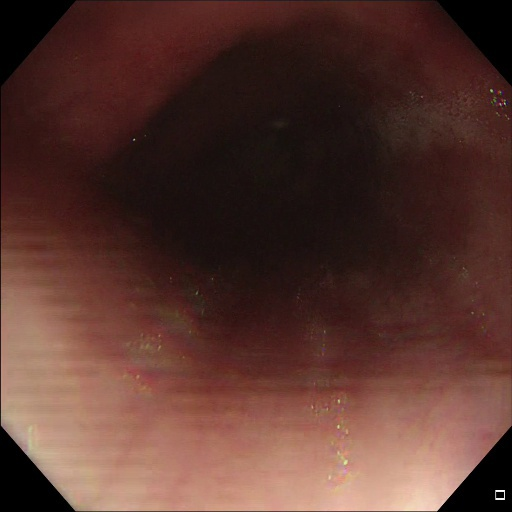
#> input picture Prueba/NO/1772_A_M62_00166.jpg, 512 x 512 px; its folder holds only this picture in this run
$ python cutNoRE.py   (older library calls are emulated)
#> lines starting #> are read from the running program, lines starting #| are printed output that depends on the picture; after the words box and inside, x2 and y2 are one past the last pixel; in counts of white or black regions, pixels touching at a corner belong together
### CutDM/rOI.py
# -*- coding: utf-8 -*-
"""
Created on Wed Jul 31 10:22:47 2019

@author: Nataly
"""
import cv2
import numpy as np
def ROI(ima):


    imA=cv2.cvtColor(ima,cv2.COLOR_RGB2XYZ)
    I,I,II=cv2.split(imA)

    ta=II.shape
    ta=list(ta)
    #plt.imshow(II, cmap=plt.cm.gray)
    #plt.show()
    MIN=int(np.min(II))
    MAX=int(np.max(II))

    hist = cv2.calcHist([II],[0],None,[MAX+1],[MIN,MAX])
    hist = cv2.calcHist([II],[0],None,[256],[0,255])
    #plt.plot(hist)
    #plt.show()

    div=6
    #div=6
    nuevohist=hist.tolist()
    l=int(len(nuevohist)/div)
    i=1
    a=0
    suma=np.zeros((div))
    valm=0
    hasta=0
    for y in range(1,div+1):
        suma[a]=int(sum(np.asarray(nuevohist[i:int(l)*y])))
        if suma[a]>valm:
            valm=suma[a]
            hasta=y
        i=int(l)*y+1
        a=a+1
    #print(l)
    #print(hasta)

    porcen=0.3
    ##G
    ##z2

    #porcen=0.2
    #"""
    a=hist[:int((l*hasta)*porcen)]
    a=a.tolist()
    hist=hist.tolist()
    u=np.max(a)
    umbral1 = hist.index(u)
    a=a[umbral1:]

    uu=np.min(a)
    histb=hist[umbral1:]

    umbral=histb.index(uu)
    #print(umbral)
    umbral=umbral+len(hist[:umbral1])
    #"""
    #umbral=int((l*hasta)*porcen)
    binary=II.copy()
    print(umbral)
    for f in range(ta[0]):
        for c in range (ta[1]):
            if II[f,c]<=umbral:
                binary[f,c]=0
            else:
                binary[f,c]=1

    binary = (binary*255).astype(np.uint8)
    #plt.imshow(binary, cmap=plt.cm.gray)
    #plt.show()
    #"""
    ### Transformaciones Morfologicas
   ## sin log ope 30 close 37

    kernel = cv2.getStructuringElement(cv2.MORPH_ELLIPSE, (27, 27))
    openi = cv2.morphologyEx(binary, cv2.MORPH_OPEN, kernel)

    kernel = cv2.getStructuringElement(cv2.MORPH_ELLIPSE, (37, 37))
    close=cv2.morphologyEx(openi, cv2.MORPH_CLOSE, kernel)

    #contours,hierachy = cv2.findContours(close,cv2.RETR_LIST,cv2.CHAIN_APPROX_SIMPLE)
    _,contours,_ = cv2.findContours(close,cv2.RETR_LIST,cv2.CHAIN_APPROX_SIMPLE)
    areas = [cv2.contourArea(c) for c in contours]
    max_index = np.argmax(areas)
    cnt=contours[max_index]
    x,y,w,h = cv2.boundingRect(cnt)
    # [9 lines of commented-out code are left out]
    tru=15
    for f in range ((y+tru),(y+h-tru)):
        for c in range(x+tru,(x+w-tru)):
            #print(f,c)
            if close[f+tru,c+tru]==255 or close[f+tru,c]==255 or close[f,c+tru]==255 and close[f,c]==0:
                close[f,c]=255
            else:
                close[f,c]=close[f,c]

    return close

### funciones/ventaneo.py
# -*- coding: utf-8 -*-
"""
Created on Sun Aug 18 10:07:32 2019

@author: Nataly
"""

def ventaneoo(tamañoa1A, tamañoa1B,a,b,fa1,ca1, otra):
    vecesA = int(a/tamañoa1A)
    vecesB = int(b/tamañoa1B)
    croppeda1 = otra[fa1:fa1+tamañoa1A,ca1:ca1+tamañoa1B]
    if ca1==tamañoa1B*vecesB-tamañoa1B:
        croppeda1 = otra[fa1:fa1+tamañoa1A,ca1:b]
    if fa1==tamañoa1A*vecesA-tamañoa1A :
         if ca1==tamañoa1B*vecesB-tamañoa1B:
            croppeda1 = otra[fa1:,ca1:]
         else:
             croppeda1 = otra[fa1:,ca1:ca1+tamañoa1B]

    return croppeda1

# [39 lines left out: function ventadibujo, not called in this run]

### Prueba/NO/cutNoRE.py
# -*- coding: utf-8 -*-
"""
Created on Sat Aug  3 17:36:19 2019

@author: Usuario
"""
from pathlib import Path
datafolder=Path("C:/Users/Nataly/Documents/Trabajo-de-grado_Artefactos/balanceoRE/txt")
import sys
sys.path.insert(1,'C:/Users/Nataly/Documents/Trabajo-de-grado_Artefactos/funciones')
from yolovoc import yolo2voc
from readboxes import read_boxes
from rOI import ROI
from ventaneo import ventaneoo


import cv2
import numpy as np
import glob

from matplotlib import pyplot as plt


for image in glob.glob('*.jpg'):
    # image = '00002.jpg'
    im = cv2.imread(image)
#> im is the input picture: shape (512, 512, 3); mean B, G, R 46.5, 53.9, 87.4
    aa,bb,c = im.shape
#> aa = 512; bb = 512; c = 3
    imaROI=ROI(im)
#> in ROI, `imA=cv2.cvtColor(ima,cv2.COLOR_RGB2XYZ)`: imA: shape (512, 512, 3); mean of channels 0, 1, 2 54.2, 54.7, 90.3
#> in ROI, `I,I,II=cv2.split(imA)`:
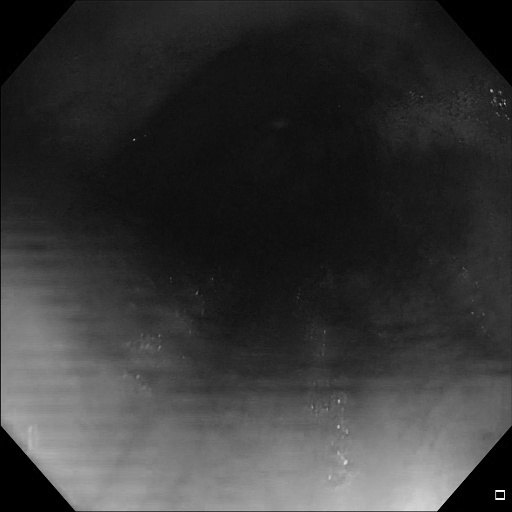
#> I: shape (512, 512); min 0, max 255, mean 54.7
#> in ROI, `I,I,II=cv2.split(imA)`:
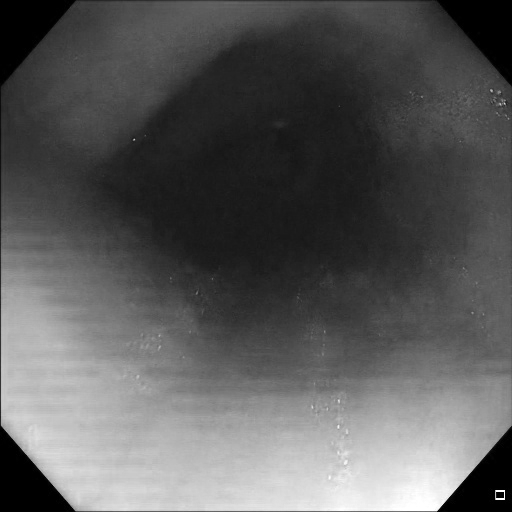
#> II: shape (512, 512); min 0, max 255, mean 90.3
#> in ROI, `MIN=int(np.min(II))`: MIN = 0
#> in ROI, `MAX=int(np.max(II))`: MAX = 255
#> in ROI, `hist = cv2.calcHist([II],[0],None,[MAX+1],[MIN,MAX])`: hist = 256 values, max 10892 at index 0, min 0 at index 255, mean 1022.9
#> in ROI, `nuevohist=hist.tolist()`: nuevohist = 256 items, first 6: [10892], [812], [350], [234], [199], [112]
#> in ROI, `l=int(len(nuevohist)/div)`: l = 42
#> the loop in ROI, `for y in range(1,div+1):` made 6 passes
#> i on passes 1 to 6: 43, 85, 127, 169, 211, 253
#> after the loop in ROI, `for y in range(1,div+1):`: a = 6; hasta = 2; suma = [55779, 89460, 32237, 21761, 35686, 10868]; valm = 89460
#> in ROI, `a=hist[:int((l*hasta)*porcen)]`: a = 25 values, max 10892 at index 0, min 11 at index 18, mean 561.5
#> in ROI, `a=a.tolist()`: a = 25 items, first 6: [10892], [812], [350], [234], [199], [112]
#> in ROI, `hist=hist.tolist()`: hist has the same summary as nuevohist
#> in ROI, `u=np.max(a)`: u = 10892
#> in ROI, `umbral1 = hist.index(u)`: umbral1 = 0
#> in ROI, `uu=np.min(a)`: uu = 11
#> in ROI, `histb=hist[umbral1:]`: histb has the same summary as nuevohist
#> in ROI, `umbral=histb.index(uu)`: umbral = 18
#| 18
#> after the loop in ROI, `for f in range(ta[0]):`:
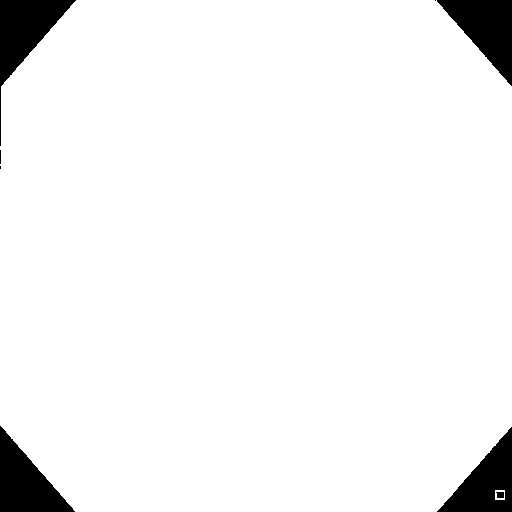
#> binary: shape (512, 512); values 0 (black) and 1 (white), 95% white; 8 black regions (3 under 20 px), largest, box (x1, y1, x2, y2) and area: (0, 0, 76, 146) 3391, (437, 0, 512, 86) 3298, (0, 426, 75, 512) 3281, (437, 427, 512, 512) 3114, (496, 492, 504, 498) 43
#> in ROI, `openi = cv2.morphologyEx(binary, cv2.MORPH_OPEN, kernel)`: openi: shape (512, 512); 95% white; 4 black regions, box (x1, y1, x2, y2) and area: (0, 0, 76, 169) 3417, (435, 0, 512, 86) 3301, (0, 426, 75, 512) 3282, (437, 427, 512, 512) 3216
#> in ROI, `close=cv2.morphologyEx(openi, cv2.MORPH_CLOSE, kernel)`:
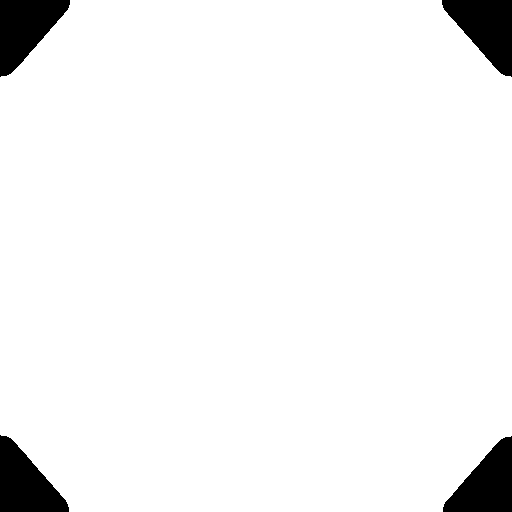
#> close: shape (512, 512); 95.1% white; 4 black regions
#> in ROI, `_,contours,_ = cv2.findContours(close,cv2.RETR_LIST,cv2.CHAIN_APPROX_S..`: contours = 1 contour; box (x1, y1, x2, y2) and area: (0, 0, 512, 512) 248455
#> in ROI, `areas = [cv2.contourArea(c) for c in contours]`: areas = [248455]
#> in ROI, `max_index = np.argmax(areas)`: max_index = 0
#> in ROI, `cnt=contours[max_index]`: cnt = contour of 110 points, box (x1, y1, x2, y2) (0, 0, 512, 512), area 248455
#> in ROI, `x,y,w,h = cv2.boundingRect(cnt)`: x = 0; w = 512
#> after the loop in ROI, `for f in range ((y+tru),(y+h-tru)):`:
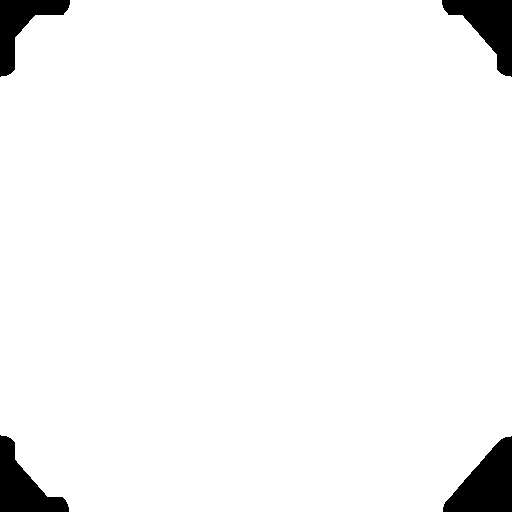
#> close: shape (512, 512); 96% white; 4 black regions, box (x1, y1, x2, y2) and area: (443, 436, 512, 512) 3137, (442, 0, 512, 77) 2599, (0, 435, 69, 512) 2506, (0, 0, 70, 77) 2142
    imaROI=cv2.normalize(imaROI, None, 0, 1, norm_type=cv2.NORM_MINMAX, dtype=cv2.CV_8UC3)
#> imaROI: shape (512, 512); values 0 (black) and 1 (white), 96% white; 4 black regions

    #cv2.imshow('Grays',imaROI)
    #cv2.destroyAllWindows()
    for z in range(c):
        im[:,:,z]=im[:,:,z]*imaROI
#> im: shape (512, 512, 3); 0.61% of pixels changed, all inside (x1, y1, x2, y2) = (0, 0, 512, 512)

    _,contours,_= cv2.findContours(imaROI,cv2.RETR_LIST,cv2.CHAIN_APPROX_SIMPLE)
#> contours = 1 contour; box (x1, y1, x2, y2) and area: (0, 0, 512, 512) 250834
    areas = [cv2.contourArea(c) for c in contours]
#> areas = [250833.5]
    max_index = np.argmax(areas)
#> max_index = 0
    cnt=contours[max_index]
#> cnt = contour of 108 points, box (x1, y1, x2, y2) (0, 0, 512, 512), area 250834
    x,y,w,h = cv2.boundingRect(cnt)
#> x = 0; y = 0; w = 512; h = 512
    a,b,ch = im[y:y+h,x:x+w].shape
#> a = 512; b = 512; ch = 3
    im=im[y:y+h,x:x+w]
# [18 lines of commented-out code are left out]
    tamañoa1A=300
    tamañoa1B=300
    rea1=0
    for fa1 in range(0,a-tamañoa1A,tamañoa1A):
       for ca1 in range(0,b-tamañoa1B,tamañoa1B):
            croppeda1=ventaneoo(tamañoa1A, tamañoa1B,a,b,fa1,ca1, im)
#            dire='C:/Users/Nataly/Documents/Trabajo-de-grado_Artefactos/balanceoDM/500x500/NO/3/'+image[0:len(image)-3]+'-'+str(rea1)+'.jpg'
            dire='C:/Users/Nataly/Documents/Trabajo-de-grado_Artefactos/Prueba/cutparaDM/NO/'+image[0:len(image)-3]+'-'+str(rea1)+'.jpg'
            cv2.imwrite(dire,croppeda1)
            rea1=rea1+1
#> this loop made 1 pass
#> pass 1, in ventaneoo, `croppeda1 = otra[fa1:fa1+tamañoa1A,ca1:ca1+tamañoa1B]`:
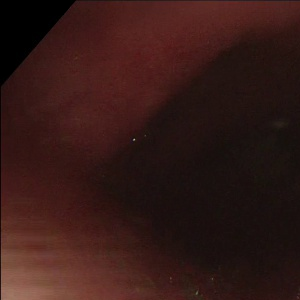
#> croppeda1: shape (300, 300, 3); mean B, G, R 22.6, 25.8, 52.5
#> pass 1, in ventaneoo, `croppeda1 = otra[fa1:fa1+tamañoa1A,ca1:b]`:
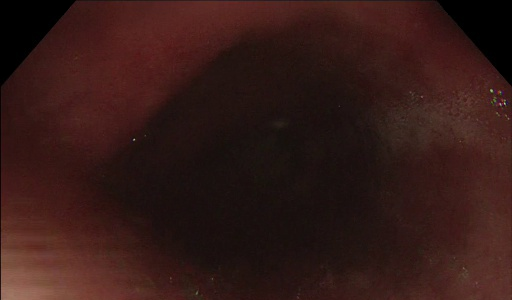
#> croppeda1: shape (300, 512, 3); mean B, G, R 22.8, 26.1, 51.7
#> after the loop, rea1 = 1
    print(image,rea1)
#| 1772_A_M62_00166.jpg 1

$ run again, on Prueba/NO/1772_A_M62_00388.jpg
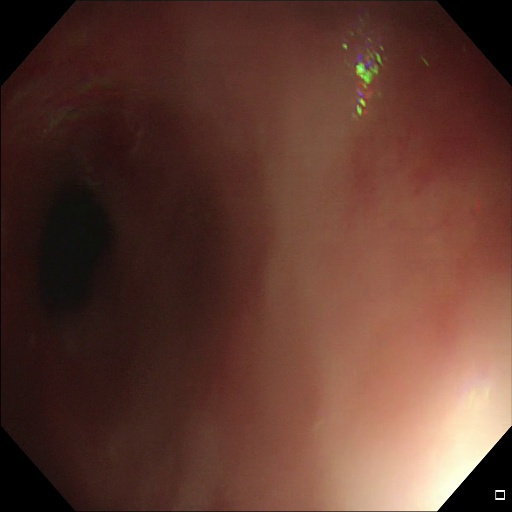
#> input picture Prueba/NO/1772_A_M62_00388.jpg, 512 x 512 px
#> im is the input picture: shape (512, 512, 3); mean B, G, R 47.5, 58, 94.4
#> imA: shape (512, 512, 3); mean of channels 0, 1, 2 57.4, 58.4, 97.2
#> in ROI, `I,I,II=cv2.split(imA)`:
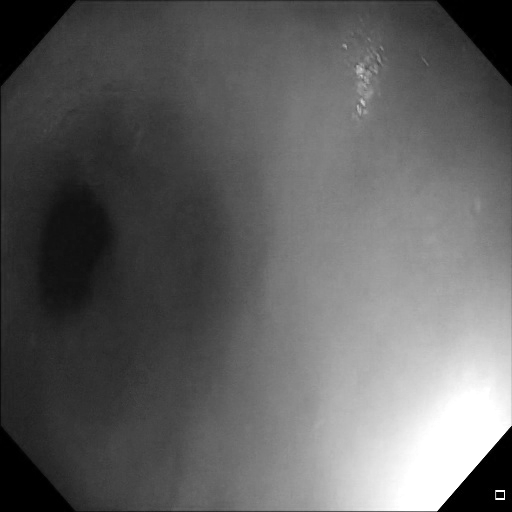
#> II: shape (512, 512); min 0, max 255, mean 97.2
#> MIN = 0
#> MAX = 255
#> in ROI, `hist = cv2.calcHist([II],[0],None,[MAX+1],[MIN,MAX])`: hist = 256 values, max 10980 at index 0, min 0 at index 255, mean 997.1
#> nuevohist = 256 items, first 6: [10980], [902], [392], [246], [173], [102]
#> l = 42
#> the loop in ROI, `for y in range(1,div+1):` made 6 passes
#> i on passes 1 to 6: 43, 85, 127, 169, 211, 253
#> after the loop in ROI, `for y in range(1,div+1):`: a = 6; hasta = 2; suma = [24934, 90947, 57071, 38557, 17027, 8992]; valm = 90947
#> in ROI, `a=hist[:int((l*hasta)*porcen)]`: a = 25 values, max 10980 at index 0, min 26 at index 11, mean 785.4
#> in ROI, `a=a.tolist()`: a = 25 items, first 6: [10980], [902], [392], [246], [173], [102]
#> in ROI, `hist=hist.tolist()`: hist has the same summary as nuevohist
#> u = 10980
#> umbral1 = 0
#> uu = 26
#> histb has the same summary as nuevohist
#> umbral = 11
#| 11
#> openi: shape (512, 512); 95% white; 6 black regions (2 under 20 px), largest, box (x1, y1, x2, y2) and area: (0, 0, 76, 87) 3309, (0, 416, 76, 512) 3305, (437, 0, 512, 85) 3253, (437, 428, 512, 512) 3223
#> in ROI, `_,contours,_ = cv2.findContours(close,cv2.RETR_LIST,cv2.CHAIN_APPROX_S..`: contours = 1 contour; box (x1, y1, x2, y2) and area: (0, 0, 512, 512) 248489
#> in ROI, `areas = [cv2.contourArea(c) for c in contours]`: areas = [248489]
#> in ROI, `max_index = np.argmax(areas)`: max_index = 0
#> in ROI, `cnt=contours[max_index]`: cnt = contour of 110 points, box (x1, y1, x2, y2) (0, 0, 512, 512), area 248489
#> in ROI, `x,y,w,h = cv2.boundingRect(cnt)`: x = 0; w = 512
#> imaROI: shape (512, 512); values 0 (black) and 1 (white), 96% white; 4 black regions
#> `_,contours,_= cv2.findContours(imaROI,cv2.RETR_LIST,cv2.CHAIN_APPROX_S..`: contours = 1 contour; box (x1, y1, x2, y2) and area: (0, 0, 512, 512) 250858
#> `areas = [cv2.contourArea(c) for c in contours]`: areas = [250858]
#> `max_index = np.argmax(areas)`: max_index = 0
#> `cnt=contours[max_index]`: cnt = contour of 102 points, box (x1, y1, x2, y2) (0, 0, 512, 512), area 250858
#> `x,y,w,h = cv2.boundingRect(cnt)`: x = 0; w = 512
#> the loop `for fa1 in range(0,a-tamañoa1A,tamañoa1A):` made 1 pass
#> pass 1, in ventaneoo, `croppeda1 = otra[fa1:fa1+tamañoa1A,ca1:b]`:
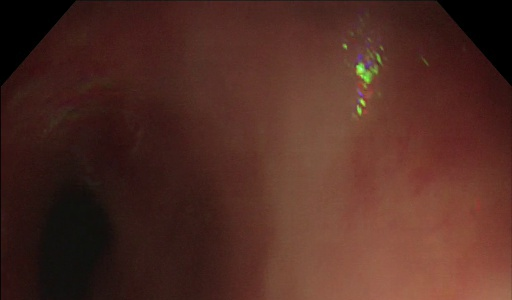
#> croppeda1: shape (300, 512, 3); mean B, G, R 35.6, 44.1, 79.9
#> after the loop `for fa1 in range(0,a-tamañoa1A,tamañoa1A):`: rea1 = 1
#| 1772_A_M62_00388.jpg 1

$ run again, on Prueba/NO/1772_A_M62_00893.jpg
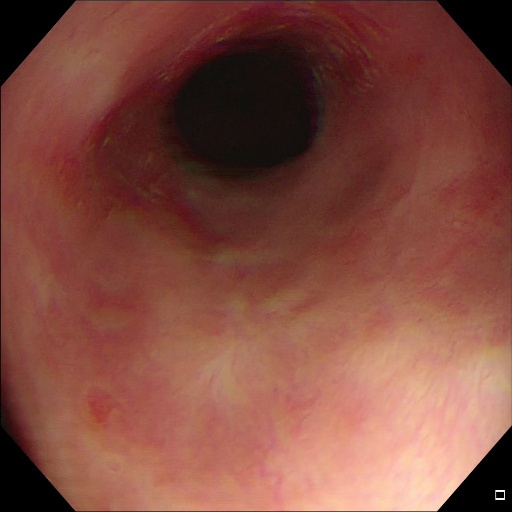
#> input picture Prueba/NO/1772_A_M62_00893.jpg, 512 x 512 px
#> im is the input picture: shape (512, 512, 3); mean B, G, R 63.6, 75.1, 130
#> imA: shape (512, 512, 3); mean of channels 0, 1, 2 76.5, 76.6, 133.4
#> in ROI, `I,I,II=cv2.split(imA)`:
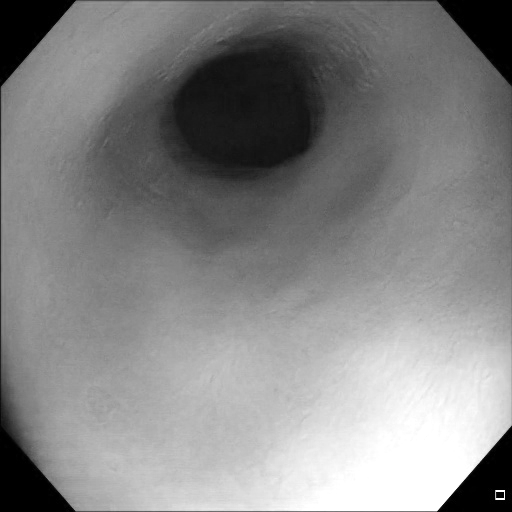
#> II: shape (512, 512); min 0, max 255, mean 133.4
#> MIN = 0
#> MAX = 255
#> in ROI, `hist = cv2.calcHist([II],[0],None,[MAX+1],[MIN,MAX])`: hist = 256 values, max 10526 at index 0, min 0 at index 255, mean 991.5
#> nuevohist = 256 items, first 6: [10526], [916], [355], [258], [242], [126]
#> l = 42
#> the loop in ROI, `for y in range(1,div+1):` made 6 passes
#> i on passes 1 to 6: 43, 85, 127, 169, 211, 253
#> after the loop in ROI, `for y in range(1,div+1):`: a = 6; hasta = 4; suma = [18195, 16683, 61896, 79480, 39159, 21753]; valm = 79480
#> in ROI, `a=hist[:int((l*hasta)*porcen)]`: a = 50 values, max 10526 at index 0, min 22 at index 15, mean 615.9
#> in ROI, `a=a.tolist()`: a = 50 items, first 6: [10526], [916], [355], [258], [242], [126]
#> in ROI, `hist=hist.tolist()`: hist has the same summary as nuevohist
#> u = 10526
#> umbral1 = 0
#> uu = 22
#> histb has the same summary as nuevohist
#> umbral = 15
#| 15
#> openi: shape (512, 512); 95% white; 5 black regions (1 under 20 px), largest, box (x1, y1, x2, y2) and area: (0, 0, 76, 87) 3305, (0, 404, 75, 512) 3303, (437, 0, 512, 85) 3239, (438, 427, 512, 512) 3194
#> in ROI, `_,contours,_ = cv2.findContours(close,cv2.RETR_LIST,cv2.CHAIN_APPROX_S..`: contours = 1 contour; box (x1, y1, x2, y2) and area: (0, 0, 512, 512) 248568
#> in ROI, `areas = [cv2.contourArea(c) for c in contours]`: areas = [248568.5]
#> in ROI, `max_index = np.argmax(areas)`: max_index = 0
#> in ROI, `cnt=contours[max_index]`: cnt = contour of 110 points, box (x1, y1, x2, y2) (0, 0, 512, 512), area 248568
#> in ROI, `x,y,w,h = cv2.boundingRect(cnt)`: x = 0; w = 512
#> imaROI: shape (512, 512); values 0 (black) and 1 (white), 96.1% white; 4 black regions
#> `_,contours,_= cv2.findContours(imaROI,cv2.RETR_LIST,cv2.CHAIN_APPROX_S..`: contours = 1 contour; box (x1, y1, x2, y2) and area: (0, 0, 512, 512) 250924
#> `areas = [cv2.contourArea(c) for c in contours]`: areas = [250923.5]
#> `max_index = np.argmax(areas)`: max_index = 0
#> `cnt=contours[max_index]`: cnt = contour of 103 points, box (x1, y1, x2, y2) (0, 0, 512, 512), area 250924
#> `x,y,w,h = cv2.boundingRect(cnt)`: x = 0; w = 512
#> the loop `for fa1 in range(0,a-tamañoa1A,tamañoa1A):` made 1 pass
#> pass 1, in ventaneoo, `croppeda1 = otra[fa1:fa1+tamañoa1A,ca1:b]`:
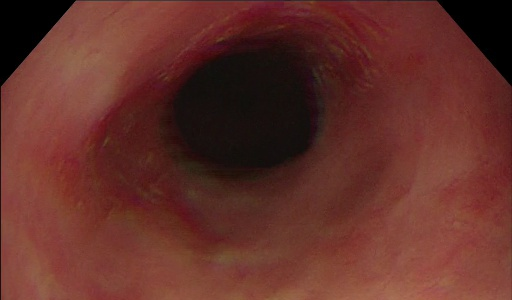
#> croppeda1: shape (300, 512, 3); mean B, G, R 41.4, 48.5, 99.7
#> after the loop `for fa1 in range(0,a-tamañoa1A,tamañoa1A):`: rea1 = 1
#| 1772_A_M62_00893.jpg 1

$ run again, on Prueba/NO/1772_A_M62_00970.jpg
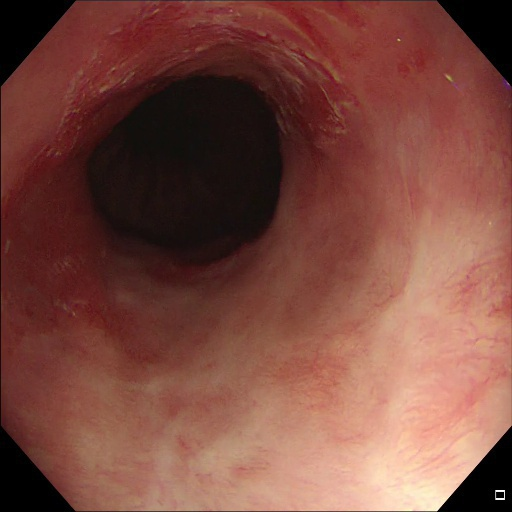
#> input picture Prueba/NO/1772_A_M62_00970.jpg, 512 x 512 px
#> im is the input picture: shape (512, 512, 3); mean B, G, R 63.2, 73.5, 123.6
#> imA: shape (512, 512, 3); mean of channels 0, 1, 2 74.6, 74.9, 127.1
#> MIN = 0
#> MAX = 255
#> in ROI, `hist = cv2.calcHist([II],[0],None,[MAX+1],[MIN,MAX])`: hist = 256 values, max 10051 at index 0, min 0 at index 255, mean 996.2
#> nuevohist = 256 items, first 6: [10051], [873], [552], [342], [253], [186]
#> l = 42
#> the loop in ROI, `for y in range(1,div+1):` made 6 passes
#> i on passes 1 to 6: 43, 85, 127, 169, 211, 253
#> after the loop in ROI, `for y in range(1,div+1):`: a = 6; hasta = 3; suma = [31566, 22366, 62975, 60184, 33245, 27783]; valm = 62975
#> in ROI, `a=hist[:int((l*hasta)*porcen)]`: a = 37 values, max 10051 at index 0, min 31 at index 14, mean 1095.6
#> in ROI, `a=a.tolist()`: a = 37 items, first 6: [10051], [873], [552], [342], [253], [186]
#> in ROI, `hist=hist.tolist()`: hist has the same summary as nuevohist
#> u = 10051
#> umbral1 = 0
#> uu = 31
#> histb has the same summary as nuevohist
#> umbral = 14
#| 14
#> openi: shape (512, 512); 95.1% white; 4 black regions, box (x1, y1, x2, y2) and area: (0, 0, 75, 87) 3291, (0, 426, 75, 512) 3253, (437, 0, 512, 84) 3241, (437, 429, 512, 512) 3187
#> in ROI, `_,contours,_ = cv2.findContours(close,cv2.RETR_LIST,cv2.CHAIN_APPROX_S..`: contours = 1 contour; box (x1, y1, x2, y2) and area: (0, 0, 512, 512) 248611
#> in ROI, `areas = [cv2.contourArea(c) for c in contours]`: areas = [248611]
#> in ROI, `max_index = np.argmax(areas)`: max_index = 0
#> in ROI, `cnt=contours[max_index]`: cnt = contour of 110 points, box (x1, y1, x2, y2) (0, 0, 512, 512), area 248611
#> in ROI, `x,y,w,h = cv2.boundingRect(cnt)`: x = 0; w = 512
#> imaROI: shape (512, 512); values 0 (black) and 1 (white), 96.1% white; 4 black regions
#> `_,contours,_= cv2.findContours(imaROI,cv2.RETR_LIST,cv2.CHAIN_APPROX_S..`: contours = 1 contour; box (x1, y1, x2, y2) and area: (0, 0, 512, 512) 250963
#> `areas = [cv2.contourArea(c) for c in contours]`: areas = [250963]
#> `max_index = np.argmax(areas)`: max_index = 0
#> `cnt=contours[max_index]`: cnt = contour of 103 points, box (x1, y1, x2, y2) (0, 0, 512, 512), area 250963
#> `x,y,w,h = cv2.boundingRect(cnt)`: x = 0; w = 512
#> the loop `for fa1 in range(0,a-tamañoa1A,tamañoa1A):` made 1 pass
#> pass 1, in ventaneoo, `croppeda1 = otra[fa1:fa1+tamañoa1A,ca1:b]`:
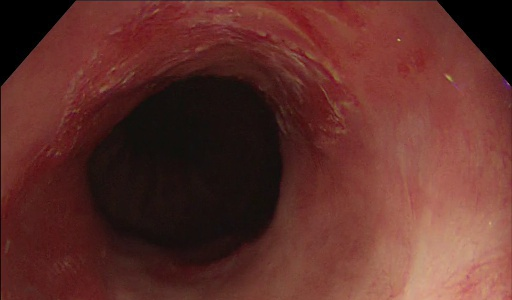
#> croppeda1: shape (300, 512, 3); mean B, G, R 42.6, 48.2, 96.6
#> after the loop `for fa1 in range(0,a-tamañoa1A,tamañoa1A):`: rea1 = 1
#| 1772_A_M62_00970.jpg 1
